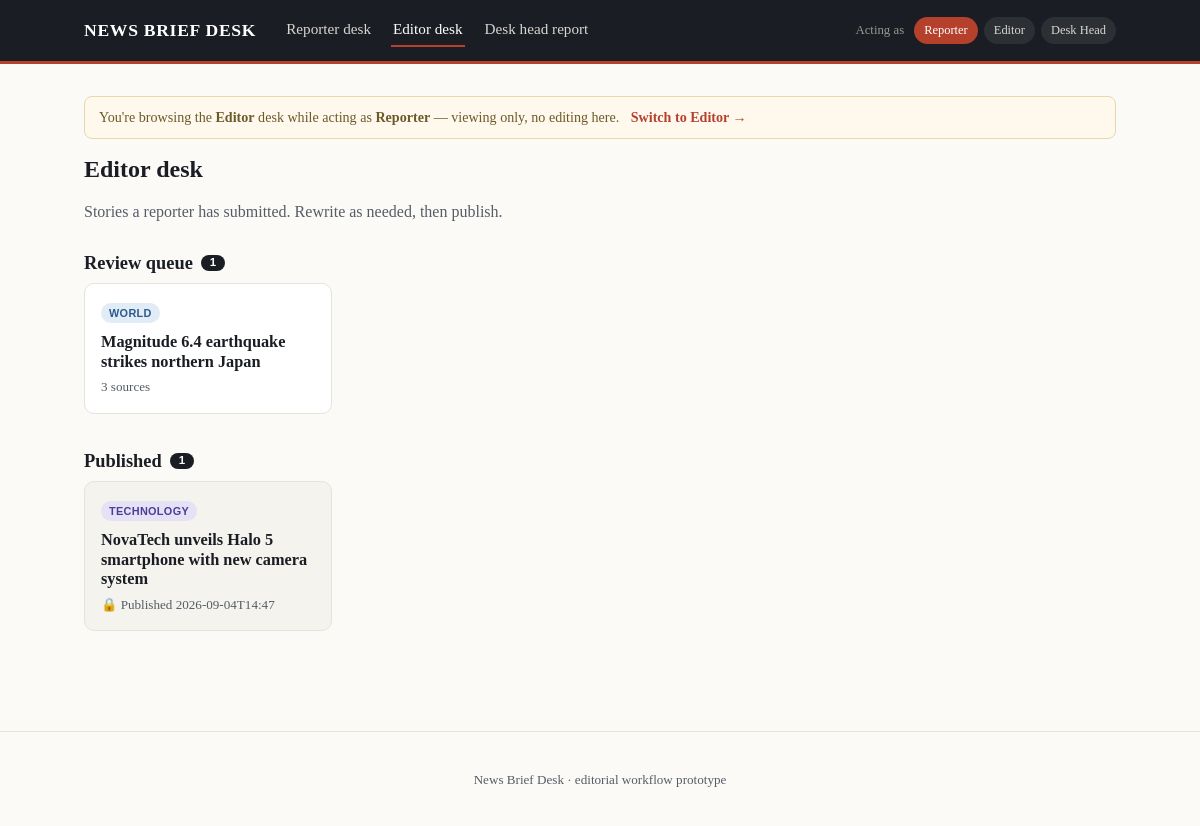
Page /editor on the committed database.
### tables this page shows
CREATE TABLE stories (
            id INTEGER PRIMARY KEY AUTOINCREMENT,
            title TEXT NOT NULL,
            category TEXT NOT NULL,
            draft TEXT NOT NULL,
            final_text TEXT,
            status TEXT NOT NULL DEFAULT 'DRAFT',
                -- DRAFT -> IN_REVIEW -> PUBLISHED  (or MERGED, which points at merged_into_id)
            merged_into_id INTEGER,
            editor_note TEXT,
            created_at TEXT NOT NULL,
            submitted_at TEXT,
            published_at TEXT,
            FOREIGN KEY (merged_into_id) REFERENCES stories(id)
        );

### app.py (the view)
@app.route("/editor")
def editor():
    connection = get_connection()
    queue = stories_with_counts(connection, "WHERE stories.status = 'IN_REVIEW'")
    published_stories = stories_with_counts(connection, "WHERE stories.status = 'PUBLISHED'")
    connection.close()
    return render_template("editor.html", queue=queue, published_stories=published_stories, desk_role="editor")

### app.py (called while the page is built)
@app.context_processor
def inject_role():
    return {"current_role": session.get("role", "reporter")}

def stories_with_counts(connection, where_clause="", params=()):
    query = f"""
        SELECT stories.*, COUNT(story_sources.id) AS sources_count
        FROM stories
        LEFT JOIN story_sources ON stories.id = story_sources.story_id
        {where_clause}
        GROUP BY stories.id
        ORDER BY stories.created_at DESC
    """
    return connection.execute(query, params).fetchall()

### database/database.py (called while the page is built)
def get_connection():
    connection = sqlite3.connect(DATABASE)
    connection.row_factory = sqlite3.Row
    connection.execute("PRAGMA foreign_keys = ON")
    return connection

### templates/editor.html (shortened to what this page needs)
{% extends "base.html" %}
{% block content %}
<section class="page-head">
    <h1>Editor desk</h1>
    <p>Stories a reporter has submitted. Rewrite as needed, then publish.</p>
</section>
<section class="story-column">
    <h2 class="column-title">Review queue <span class="count-badge">{{ queue|length }}</span></h2>
    {% if queue %}
        <div class="story-grid">
            {% for story in queue %}
            <a href="{{ url_for('editor_story', story_id=story.id) }}" class="story-card">
                <span class="tag tag-{{ story.category|lower }}">{{ story.category }}</span>
                <h3>{{ story.title }}</h3>
                <p class="story-meta">{{ story.sources_count }} source{{ 's' if story.sources_count != 1 }}</p>
            </a>
            {% endfor %}
        </div>
    {% else %}
        <p class="empty-state">Review queue is empty.</p>
    {% endif %}
</section>
<section class="story-column">
    <h2 class="column-title">Published <span class="count-badge">{{ published_stories|length }}</span></h2>
    {% if published_stories %}
        <div class="story-grid">
            {% for story in published_stories %}
            <a href="{{ url_for('editor_story', story_id=story.id) }}" class="story-card story-card-locked">
                <span class="tag tag-{{ story.category|lower }}">{{ story.category }}</span>
                <h3>{{ story.title }}</h3>
                <p class="story-meta">🔒 Published {{ story.published_at[:16] if story.published_at else '' }}</p>
            </a>
            {% endfor %}
        </div>
    {% else %}
        <p class="empty-state">Nothing published yet.</p>
    {% endif %}
</section>
{% endblock %}

### static/style.css (style rules this page uses)
:root { --ink: #1a1d23; --ink-soft: #565c66; --paper: #fbfaf7; --panel: #ffffff; --line: #e6e3db; --accent: #b5402c; --accent-soft: #f4e4df; --good: #2f7a4d; --good-soft: #e4f2e8; --warn: #a06a12; --warn-soft: #f8ecd8; --radius: 10px; font-size: 16px; }
* { box-sizing: border-box; }
body { margin: 0; font-family: "Iowan Old Style", "Palatino Linotype", Georgia, "Times New Roman", serif; background: var(--paper); color: var(--ink); line-height: 1.5; }
h1, h2, h3 { font-family: "Iowan Old Style", Georgia, serif; line-height: 1.2; margin: 0 0 .5em; }
a { color: var(--accent); text-decoration: none; }
.page-head { margin-bottom: 28px; }
.page-head p { color: var(--ink-soft); }
.story-column { margin-bottom: 36px; }
.column-title { font-size: 1.15rem; display: flex; align-items: center; gap: 8px; }
.count-badge { background: var(--ink); color: #fff; font-size: .72rem; font-weight: 700; padding: 1px 9px; border-radius: 999px; font-family: sans-serif; }
.story-grid { display: grid; grid-template-columns: repeat(auto-fill, minmax(230px, 1fr)); gap: 14px; }
.story-card { display: block; background: var(--panel); border: 1px solid var(--line); border-radius: var(--radius); padding: 16px; color: var(--ink); transition: border-color .15s, transform .15s; }
.story-card h3 { font-size: 1.02rem; margin: 8px 0 6px; }
.story-meta { color: var(--ink-soft); font-size: .82rem; margin: 0; }
.story-card-locked { background: #f4f3ee; }
.tag { display: inline-block; font-size: .68rem; font-family: sans-serif; font-weight: 700; letter-spacing: .03em; text-transform: uppercase; padding: 2px 8px; border-radius: 999px; background: #eee; color: #555; }
.tag-world { background: #e2ecf7; color: #2c5a8f; }
.tag-technology { background: #e6e2f6; color: #4c3d99; }
.story-card { position: relative; }

### rows in the picture
stories: category "WORLD", title "Magnitude 6.4 earthquake strikes northern Japan", sources_count "3", sources_count "s"
stories: category "TECHNOLOGY", title "NovaTech unveils Halo 5 smartphone with new camera system", published_at "2026-09-04T14:47"

### other values in the picture
{{ role.replace('_', ' ')|title }} "Reporter" "Editor" "Desk Head"
{{ desk_role.replace('_', ' ')|title }} "Editor"
{{ current_role.replace('_', ' ')|title }} "Reporter"
{{ queue|length }} "1"
{{ published_stories|length }} "1"
